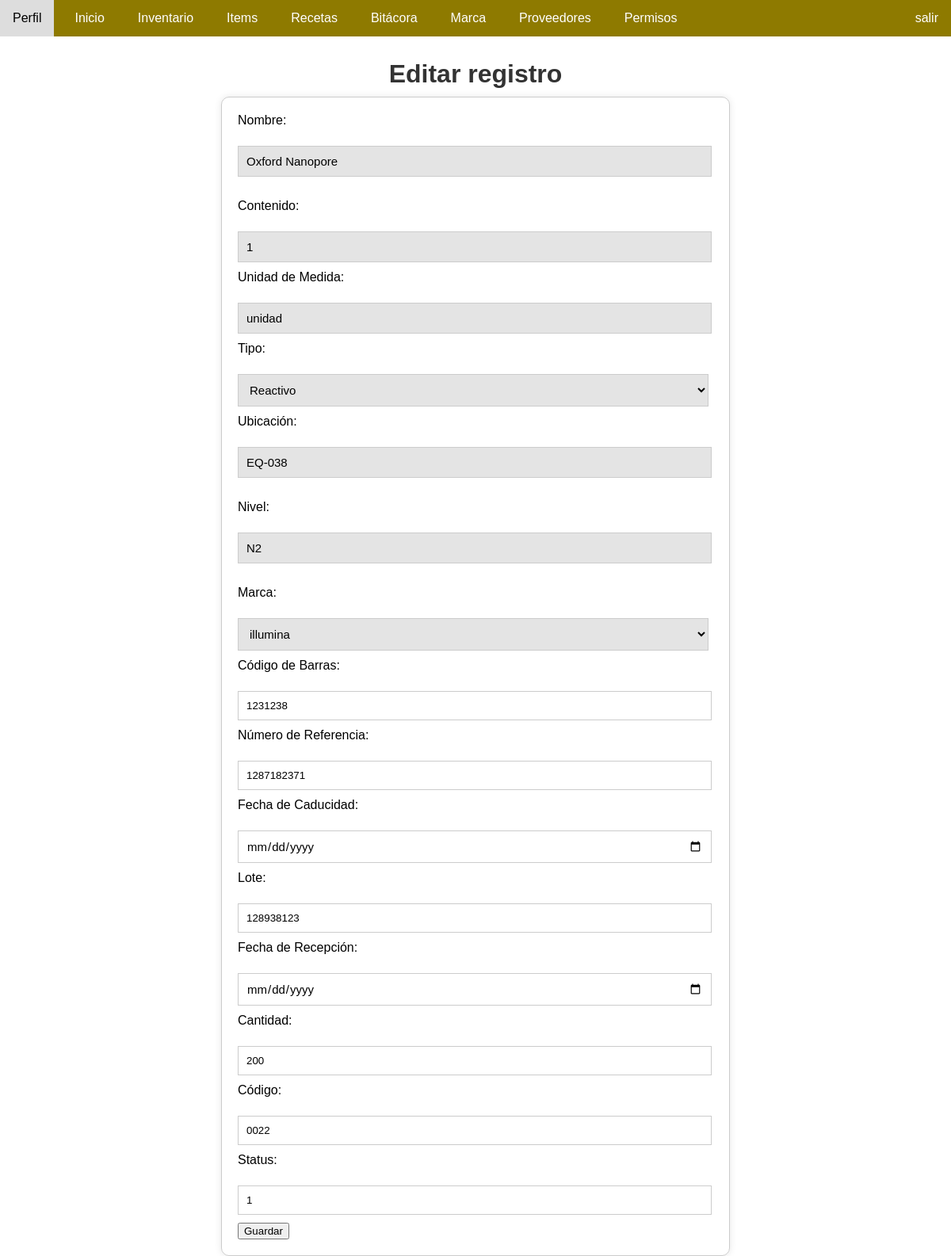
Screenshot of /editar_registro/2/ (signed in) with the database file from the repository.
### app/models.py (models this page shows, shortened)
class Item(models.Model):
    nombre = models.CharField(max_length=60, null=False, verbose_name='nombre')
    contenido = models.IntegerField(null=False)
    unidad_de_medida = models.CharField(max_length=30, null=False, verbose_name='unidad_medida')
    stock = models.IntegerField(default=0, blank=True)
    stock_minimo = models.IntegerField(default=0, blank=True)  # Campo agregado
    types = models.ManyToManyField(Type, related_name='items')
    locations = models.ManyToManyField(Location, related_name='items')
    marcas = models.ManyToManyField(Marca, related_name='items')
    proveedores = models.ManyToManyField(Proveedor, related_name='items')
    usuario = models.ForeignKey(User, on_delete=models.SET_NULL, null=True, blank=True)

class Type(models.Model):
    nombre = models.CharField(max_length=100)
    descripcion = models.CharField(max_length=255)

class Location(models.Model):
    equipo = models.CharField(max_length=100)
    nivel = models.CharField(max_length=50)
    descripcion = models.CharField(max_length=255)

class Marca(models.Model):
    nombre = models.CharField(max_length=100)
    descripcion = models.TextField()
    usuario = models.ForeignKey(User, on_delete=models.SET_NULL, null=True, blank=True)

class Registro(models.Model):
    item = models.ForeignKey(Item, on_delete=models.CASCADE)
    cod_barras = models.CharField(max_length=100)
    no_referencia_inv = models.CharField(max_length=100)
    fecha_caducidad = models.DateField(null=True, blank=True)
    lote = models.CharField(max_length=100)
    fecha_recepcion = models.DateField()
    cantidad = models.IntegerField(blank=False, null=False)
    cod = models.CharField(max_length=100)
    status = models.IntegerField()
    usuario = models.ForeignKey(User, on_delete=models.SET_NULL, null=True, blank=True)

### app/views.py (the view, shortened to what this page needs)
# urls.py: path('editar_registro/<int:registro_id>/', views.editar_registro, name='editar_registro'),
@permission_required('app.change_registro')
@login_required
def editar_registro(request, registro_id):
    registro = get_object_or_404(Registro, pk=registro_id)
    item = registro.item
    types = Type.objects.all()
    locations = Location.objects.all()
    marcas = Marca.objects.all()
    items = Item.objects.all()
    return render(request, 'editar_registro.html', {'registro': registro, 'item': item, 'types': types, 'locations': locations, 'marcas': marcas, 'items': items})

### app/templates/editar_registro.html (shortened to what this page needs)
{% load static %}
<!DOCTYPE html>
<html lang="en">
<head>
    <link rel="stylesheet" type="text/css" href="{% static 'css/editar_item.css' %}">
</head>
<body>
    <nav class="navbar">
        <ul>
            <li><a href="/perfil/">Perfil</a></li>
            <li><a href="/">Inicio</a></li>
            {% if perms.app.view_item %}
            <li><a href="/inventario/">Inventario</a></li>
            {% endif %}
            {% if perms.app.view_item %}
            <li><a href="{% url 'listar_items' %}">Items</a></li>
            {% endif %}
            <li><a href="/recetas/">Recetas</a></li>
            <li><a href="/bitacora/">Bitácora</a></li>
            {% if perms.app.view_marca %}
            <li><a href="/marca/">Marca</a></li>
            {% endif %}
            {% if perms.app.view_proveedor %}
            <li><a href="/proveedores/">Proveedores</a></li>
            {% endif %}
            {% if perms.app.view_auth_permission %}
            <li><a href="/asignar-permisos/">Permisos</a></li>
            {% endif %}
            <li>
                <div class="cerrar-sesion"><a href="{% url 'salir' %}" class="cerrar-sesion">salir</a></div>
            </li>
        </ul>
    </nav>
    <br><br><br>
    <h1>Editar registro</h1>
    <div class="container">
        <div class="edit">
            <form id="editForm" method="post">
                <div class="column-left">
                    <label for="nombre">Nombre:</label><br>
                    <span id="nombre">{{ item.nombre }}</span><br>
                    <label for="contenido">Contenido:</label><br>
                    <input type="text" id="contenido" name="contenido" value="{{ item.contenido }}" readonly><br>
                    <label for="unidad_medida">Unidad de Medida:</label><br>
                    <input type="text" id="unidad_medida" name="unidad_medida" value="{{ item.unidad_de_medida }}" readonly><br>
                    <label for="tipo">Tipo:</label><br>
                    <select id="tipo" name="tipo">
                        {% for type in types %}
                        <option value="{{ type.id }}" {% if type in item.types.all %} selected {% endif %}>{{ type.nombre }}</option>
                        {% endfor %}
                    </select><br>
                    <label for="ubicacion">Ubicación:</label><br>
                    <span id="ubicacion">{{ item.locations.all.0.equipo }}</span><br>
                    <label for="nivel">Nivel:</label><br>
                    <span id="nivel">{{ item.locations.all.0.nivel }}</span><br>
                    <label for="marca">Marca:</label><br>
                    <select id="marca" name="marca">
                        {% for marca in marcas %}
                        <option value="{{ marca.id }}" {% if marca in item.marcas.all %} selected {% endif %}>{{ marca.nombre }}</option>
                        {% endfor %}
                    </select><br>
                </div>
                <div class="column-right">
                    <label for="cod_barras">Código de Barras:</label><br>
                    <input type="text" id="cod_barras" name="cod_barras" value="{{ registro.cod_barras }}"><br>
                    <label for="no_referencia_inv">Número de Referencia:</label><br>
                    <input type="text" id="no_referencia_inv" name="no_referencia_inv" value="{{ registro.no_referencia_inv }}"><br>
                    <label for="fecha_caducidad">Fecha de Caducidad:</label><br>
                    <input type="date" id="fecha_caducidad" name="fecha_caducidad" value="{{ registro.fecha_caducidad }}"><br>
                    <label for="lote">Lote:</label><br>
                    <input type="text" id="lote" name="lote" value="{{ registro.lote }}"><br>
                    <label for="fecha_recepcion">Fecha de Recepción:</label><br>
                    <input type="date" id="fecha_recepcion" name="fecha_recepcion" value="{{ registro.fecha_recepcion }}"><br>
                    <label for="cantidad">Cantidad:</label><br>
                    <input type="text" id="cantidad" name="cantidad" value="{{ registro.cantidad }}"><br>
                    <label for="cod">Código:</label><br>
                    <input type="text" id="cod" name="cod" value="{{ registro.cod }}"><br>
                    <label for="status">Status:</label><br>
                    <input type="text" id="status" name="status" value="{{ registro.status }}"><br>
                </div>
                <button type="button" id="submitBtn">Guardar</button>
            </form>
        </div>
    </div>
</body>
</html>

### app/static/css/editar_item.css (style rules this page uses)
body { margin: 0; padding: 0%; font-family: Arial, sans-serif; }
.navbar { background-color: #8E7A00; overflow: hidden; margin: auto; position: fixed; top: 0; left: 0; width: 100%; }
.navbar ul { list-style-type: none; margin: 0; padding: 0; overflow: hidden; display: flex; }
.navbar ul li { margin-right: 10px; }
.navbar ul li a { display: block; color: white; text-align: center; padding: 14px 16px; text-decoration: none; }
.navbar ul li a.cerrar-sesion { position: absolute; color: white; text-align: center; padding: 14px 16px; text-decoration: none; right: 0; }
h1 { color: #333; margin-bottom: 10px; text-align: center; }
form { width: 50%; margin: 0 auto; padding: 20px; border: 1px solid #ccc; border-radius: 10px; box-shadow: 0 0 10px rgba(0, 0, 0, 0.1); }
label { display: block; margin-bottom: 5px; }
input[type="text"], input[type="email"] { width: 96%; padding: 10px; margin-bottom: 10px; border: 1px solid #ccc; }
#tipo, #ubicacion, #marca { width: 99%; padding: 10px; margin-bottom: 10px; border: 1px solid #ccc; }
span { width: 96%; padding: 10px; margin-bottom: 10px; border: 1px solid #ccc; display: block; }
#id_contenido, #id_stock, #id_types, #id_locations, #id_marcas, #id_proveedores, #fecha_recepcion, #fecha_caducidad { width: 96%; padding: 10px; margin-bottom: 10px; border: 1px solid #ccc; font-family: sans-serif; font-size: 15px; }
#nombre, #unidad_medida,#contenido, #ubicacion, #nivel { width: 96%; padding: 10px; background-color: #d6d6d6a8; margin-bottom: 10px; border: 1px solid #ccc; font-family: sans-serif; font-size: 15px; cursor: default; }
#tipo, #marca { width: 99%; padding: 10px; background-color: #d6d6d6a8; margin-bottom: 10px; border: 1px solid #ccc; font-family: sans-serif; font-size: 15px; cursor: default; }

### rows the page displays
Item: nombre "Oxford Nanopore", contenido "1", unidad_medida "unidad", tipo "Reactivo", locations.all.0.equipo "EQ-038", locations.all.0.nivel "N2", marca "illumina"
Registro: cod_barras "1231238", no_referencia_inv "1287182371", lote "128938123", cantidad "200", cod "0022", status "1"
